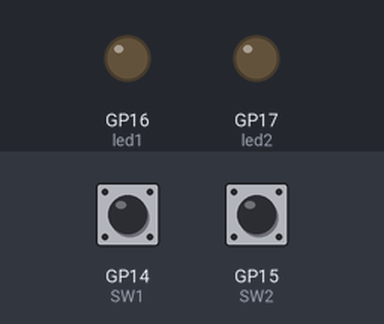
This program was run on a simulated Raspberry Pi Pico running MicroPython. Parts: output pins drawn as LEDs (lit = HIGH). The test bench sets the inputs (shaded band); at power-on: GP15 (SW2) HIGH, GP14 (SW1) HIGH.

Above: at 2.6 s.
2.7 s: GP15 (SW2) pulled LOW for 1.8 s
At 3.9 s:
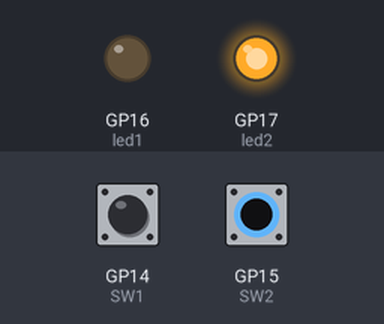
6.3 s: GP15 (SW2) pulled LOW for 3.2 s
At 6.3 s:
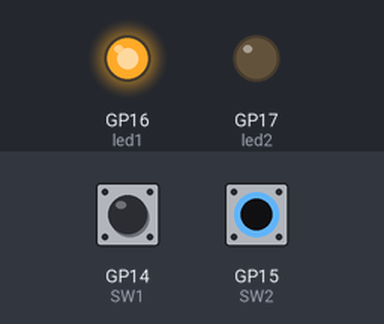
Timing chart, 0 to 17.1 s (numbered marks = the images above; inputs shaded):
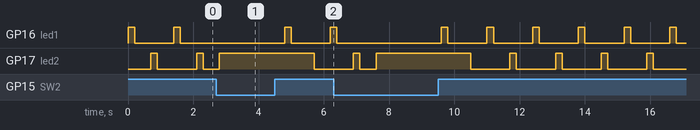

The program:

SWLED_DEMO2.py
```python
"""
 2023/06/07
  基板上のタクトスイッチとLED の動作DEMO
   タクトスイッチを押すと点滅していたLED が 2秒間両方点灯する。
   v1.0
2023/9/23   タクトスイッチをソフトプルアップとした
2026/05/05  multiPico基板用に改造
"""
import machine
import time

# SW   = machine.Pin( 15, machine.Pin.IN)
SW1  = machine.Pin(14, machine.Pin.IN, machine.Pin.PULL_UP)
SW2  = machine.Pin(15, machine.Pin.IN, machine.Pin.PULL_UP)
led1 = machine.Pin(16, machine.Pin.OUT)
led2 = machine.Pin(17, machine.Pin.OUT)

def LED1onoff():
    led1.on()
    time.sleep(.2)
    led1.off()
    time.sleep(.5)

def LED2onoff():
    led2.on()
    time.sleep(.2)
    led2.off()
    time.sleep(.5)

def main():
    LED1onoff()
    LED2onoff()
    while True:
        LED1onoff()
        LED2onoff()
        if SW1.value() == 0:
            led1.on()
            time.sleep(2)
        if SW2.value() == 0:
            led2.on()
            time.sleep(2)

if __name__=='__main__':
    main()
```

Measured:
- by itself, GP16 (led1): repeats every 1.4 s: HIGH 0.20 s, LOW 1.2 s
